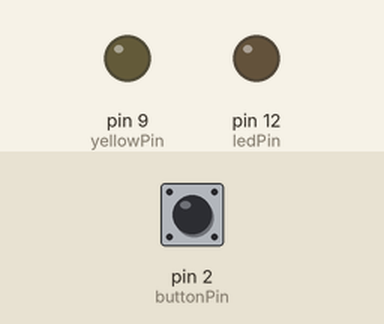
This sketch was run on a simulated Arduino Uno, built with avr-gcc and run on an emulated ATmega328P. Shown: output pins drawn as LEDs (lit = HIGH). Dashed ring = blinking. The inputs (shaded band) are chosen by the test bench; at power-on: pin 2 (buttonPin) LOW.

Above: at 2.8 s.
2.9 s: pin 2 (buttonPin) pulled HIGH for 1.2 s
At 3.4 s:
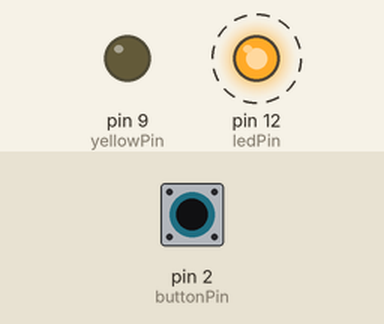
6.5 s: pin 2 (buttonPin) pulled HIGH for 3.2 s
At 7.9 s:
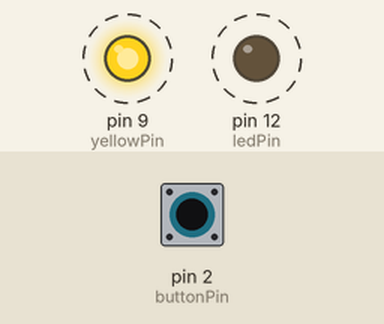
Timing chart, 0 to 11.5 s (numbered marks = the images above; inputs shaded):
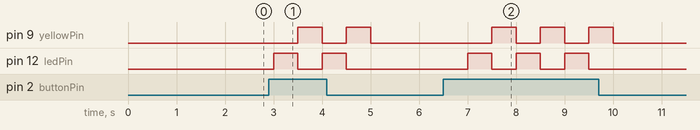

The sketch:

Blink_Button.ino
```cpp
const int buttonPin = 2;
const int ledPin = 12;
const int yellowPin = 9;

int buttonState = 0;

void setup() {

  pinMode(ledPin, OUTPUT);
  pinMode(yellowPin, OUTPUT);

  pinMode(buttonPin, INPUT);
}

void loop() {

  buttonState = digitalRead(buttonPin);

  if (buttonState == HIGH) {
    digitalWrite(ledPin, HIGH);
    digitalWrite(yellowPin, LOW);
    delay(500);

    digitalWrite(ledPin, LOW);
    digitalWrite(yellowPin, HIGH);
    delay(500);

  } else {
    digitalWrite(ledPin, LOW);
    digitalWrite(yellowPin, LOW);
    delay(1000);
  }
}
```

Measured:
- after the input at 2.9 s, pin 9 (yellowPin): alternates HIGH for 0.50 s and LOW for 0.50 s, 4 changes in all, then stays LOW, starting after 0.60 s; pin 12 (ledPin): alternates HIGH for 0.50 s and LOW for 0.50 s, 4 changes in all, then stays LOW, starting after 0.10 s
- after the input at 6.5 s, pin 9 (yellowPin): alternates HIGH for 0.50 s and LOW for 0.50 s, 6 changes in all, then stays LOW, starting after 1.0 s; pin 12 (ledPin): alternates HIGH for 0.50 s and LOW for 0.50 s, 6 changes in all, then stays LOW, starting after 0.50 s
